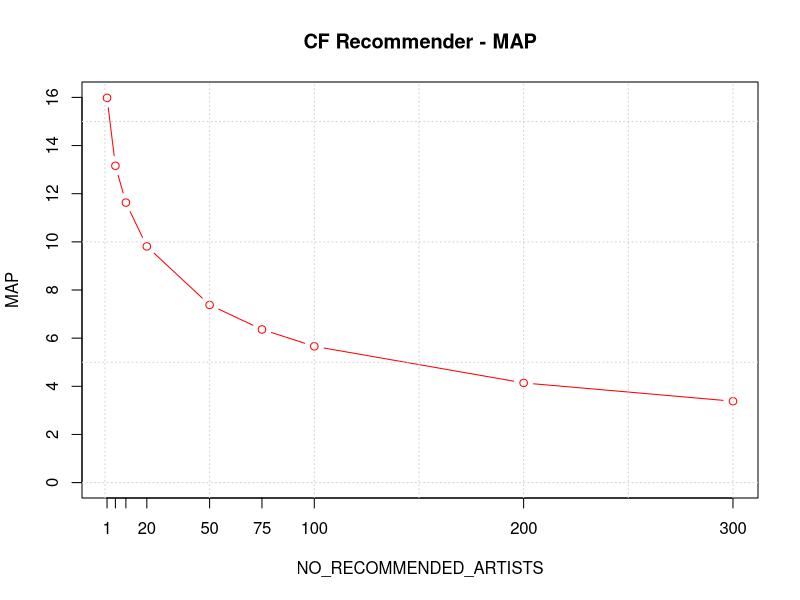
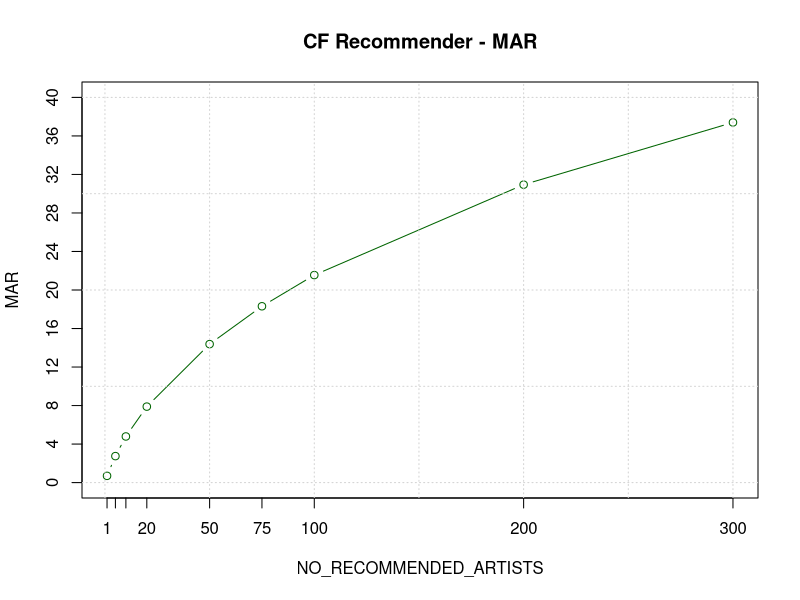
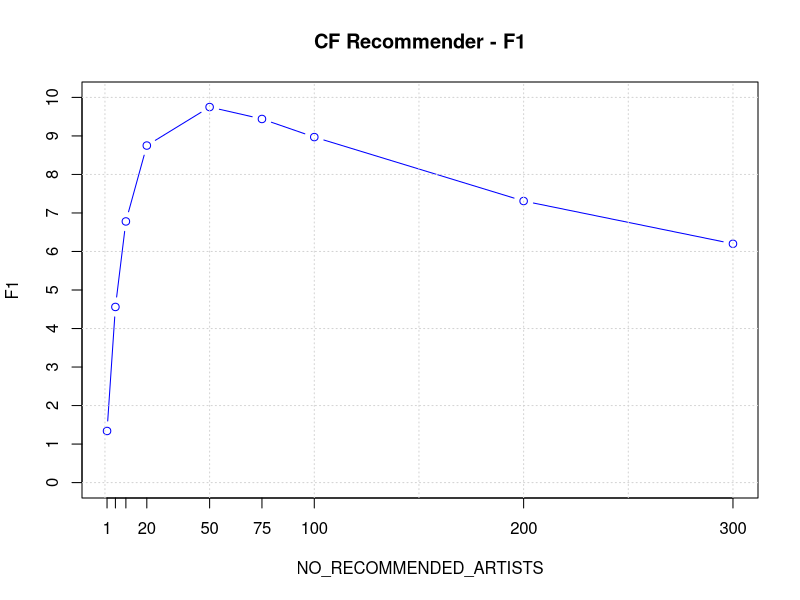
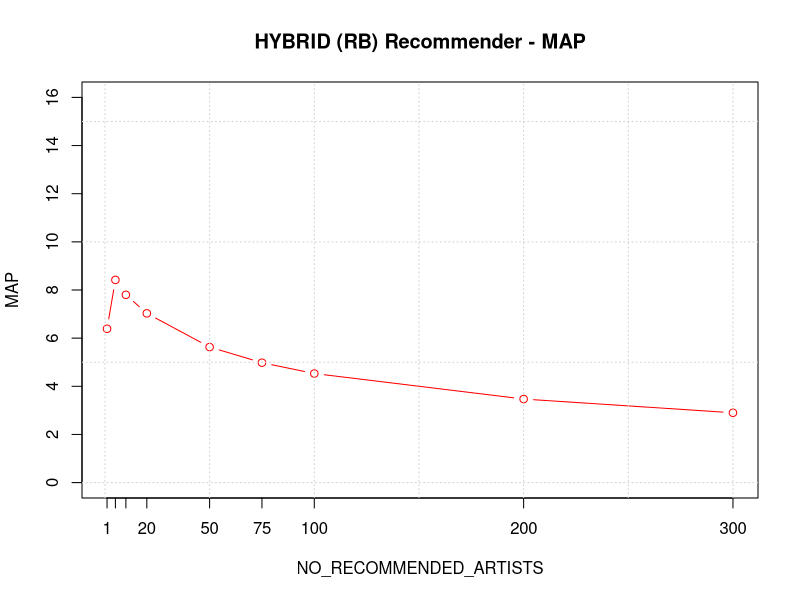
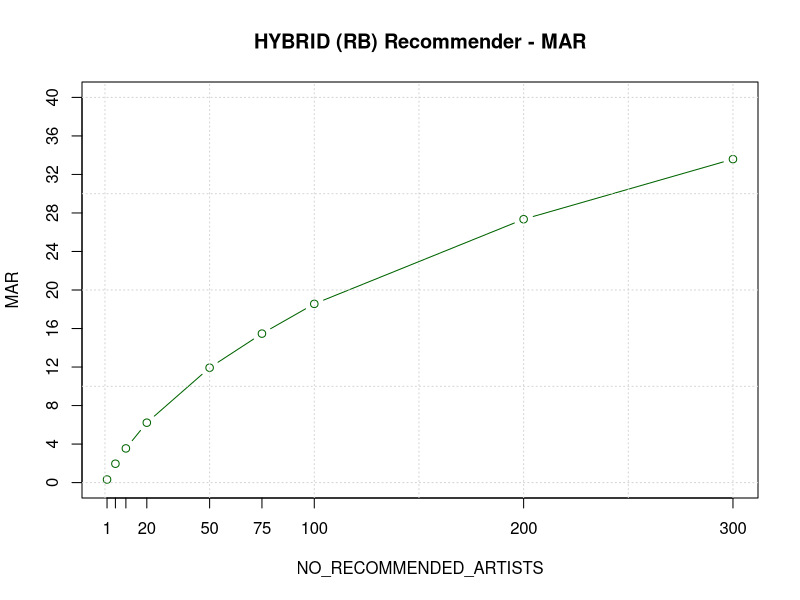
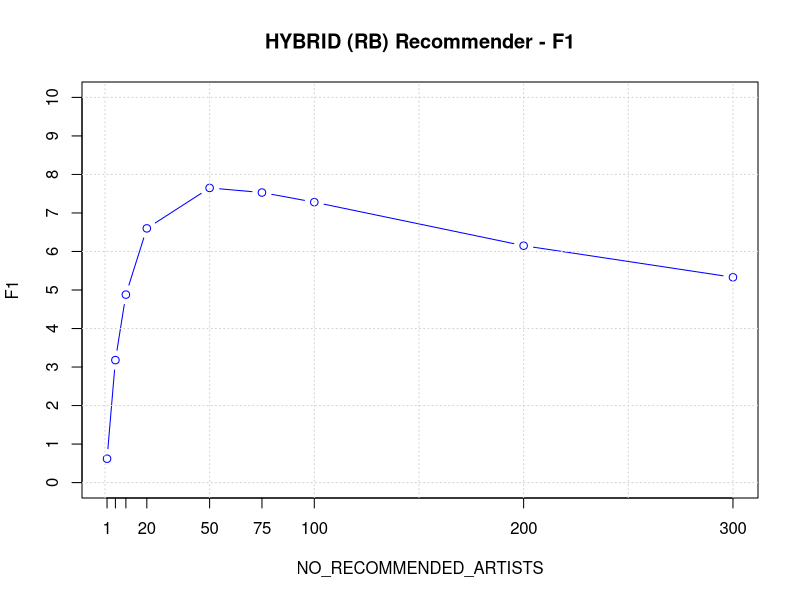
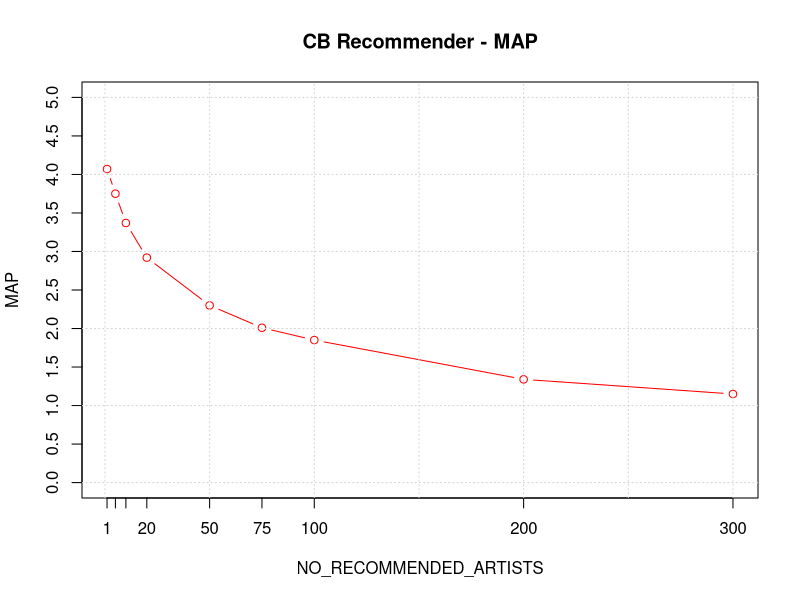
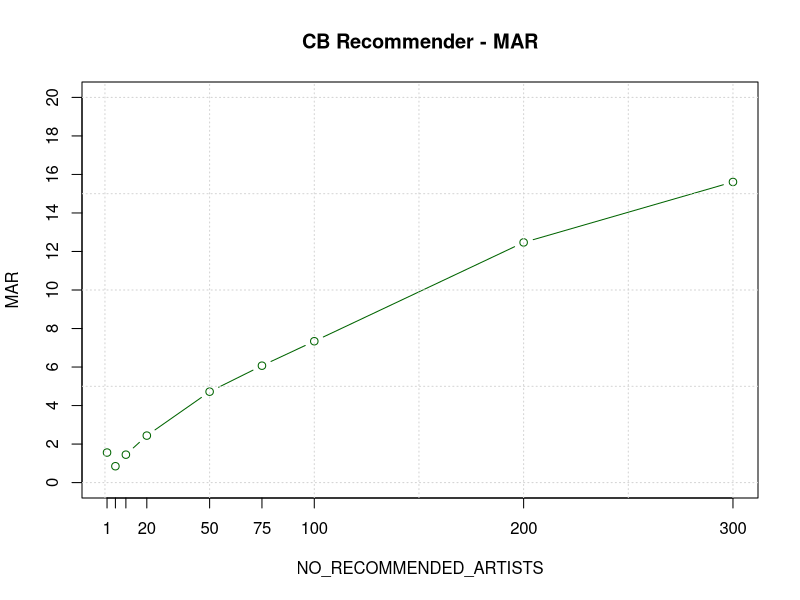

Source code (R) for these figures, in order:

# CF Recommender  (updated: 11.11.2016)

no_recommendations <- c(1, 5, 10, 20, 50, 75, 100, 200, 300)
cf_MAP <- c(15.98, 13.16, 11.63, 9.81, 7.38, 6.36, 5.66, 4.14, 3.38)
cf_MAR <- c(0.70, 2.75, 4.79, 7.89, 14.38, 18.31, 21.55, 30.94, 37.40)
cf_F1 <- c(1.34, 4.56, 6.78, 8.75, 9.75, 9.44, 8.97, 7.31, 6.20)

# CF - MAP
plot(no_recommendations, cf_MAP, type="b", xaxt="n", yaxt="n", xlab="NO_RECOMMENDED_ARTISTS", ylab="MAP", col="red", ylim=c(0,16), main="CF Recommender - MAP")
axis(1, at=no_recommendations, labels=no_recommendations)
axis(2, at=seq(0,16,by=2.0))
grid()
#text(no_recommendations+20, cf_MAP, cf_MAP) # doesnt look good because of: out of bounds problems

# CF - MAR
plot(no_recommendations, cf_MAR, type="b", xaxt="n", yaxt="n", xlab="NO_RECOMMENDED_ARTISTS", ylab="MAR", col="darkgreen", ylim=c(0,40), main="CF Recommender - MAR")
axis(1, at=no_recommendations, labels=no_recommendations)
axis(2, at=seq(0,40,by=4.0))
grid()

# CF - F1
plot(no_recommendations, cf_F1, type="b", xaxt="n", yaxt="n", xlab="NO_RECOMMENDED_ARTISTS", ylab="F1", col="blue", ylim=c(0,10), main="CF Recommender - F1")
axis(1, at=no_recommendations, labels=no_recommendations)
axis(2, at=seq(0,10,by=1.0))
grid()

################################## START HYBRID (RANK BASED) ##################################

no_recommendations <- c(1, 5, 10, 20, 50, 75, 100, 200, 300)
hrb_MAP <- c(6.39, 8.42, 7.8, 7.03, 5.63, 4.98, 4.53, 3.47, 2.9)
hrb_MAR <- c(0.32, 1.96, 3.55, 6.22, 11.93, 15.47, 18.56, 27.35, 33.59)
hrb_F1 <- c(0.62, 3.18, 4.88, 6.6, 7.65, 7.53, 7.28, 6.15, 5.33)

# HYBRID (RB) - MAP
plot(no_recommendations, hrb_MAP, type="b", xaxt="n", yaxt="n", xlab="NO_RECOMMENDED_ARTISTS", ylab="MAP", col="red", ylim=c(0,16), main="HYBRID (RB) Recommender - MAP")
axis(1, at=no_recommendations, labels=no_recommendations)
axis(2, at=seq(0,16,by=2.0))
grid()

# HYBRID (RB) - MAR
plot(no_recommendations, hrb_MAR, type="b", xaxt="n", yaxt="n", xlab="NO_RECOMMENDED_ARTISTS", ylab="MAR", col="darkgreen", ylim=c(0,40), main="HYBRID (RB) Recommender - MAR")
axis(1, at=no_recommendations, labels=no_recommendations)
axis(2, at=seq(0,40,by=4.0))
grid()

# HYBRID (RB) - F1
plot(no_recommendations, hrb_F1, type="b", xaxt="n", yaxt="n", xlab="NO_RECOMMENDED_ARTISTS", ylab="F1", col="blue", ylim=c(0,10), main="HYBRID (RB) Recommender - F1")
axis(1, at=no_recommendations, labels=no_recommendations)
axis(2, at=seq(0,10,by=1.0))
grid()

################################## END HYBRID (RANK BASED) ##################################


# CB Recommender (updated: 11.11.2016)

no_recommendations <- c(1, 5, 10, 20, 50, 75, 100, 200, 300)
cb_MAP <- c(4.07, 3.75, 3.37, 2.92, 2.30, 2.01, 1.85, 1.34, 1.15)
cb_MAR <- c(1.56, 0.85, 1.45, 2.44, 4.72, 6.07, 7.34, 12.47, 15.61)
cb_F1 <- c(2.26, 1.39, 2.02, 2.66, 3.09, 3.02, 2.95, 2.42, 2.15)

# CB - MAP
plot(no_recommendations, cb_MAP, type="b", xaxt="n", yaxt="n", xlab="NO_RECOMMENDED_ARTISTS", ylab="MAP", col="red", ylim=c(0,5), main="CB Recommender - MAP")
axis(1, at=no_recommendations, labels=no_recommendations)
axis(2, at=seq(0,5,by=0.5))
grid()
#text(no_recommendations+20, cf_MAP, cf_MAP) # doesnt look good because of: out of bounds problems

# CB - MAR
plot(no_recommendations, cb_MAR, type="b", xaxt="n", yaxt="n", xlab="NO_RECOMMENDED_ARTISTS", ylab="MAR", col="darkgreen", ylim=c(0,20), main="CB Recommender - MAR")
axis(1, at=no_recommendations, labels=no_recommendations)
axis(2, at=seq(0,20,by=2.0))
grid()

# CB - F1
plot(no_recommendations, cb_F1, type="b", xaxt="n", yaxt="n", xlab="NO_RECOMMENDED_ARTISTS", ylab="F1", col="blue", ylim=c(0,4), main="CB Recommender - F1")
axis(1, at=no_recommendations, labels=no_recommendations)
axis(2, at=seq(0,4,by=0.5))
grid()





# Random Baseline (Ours, user picking)
rb_n_artists <- c(1, 5, 10, 20, 50, 75, 100, 200, 300)
rb_MAP <- c(0.96, 1.01, 0.98, 0.95, 0.99, 1.02, 1.00, 0.96, 0.92)
rb_MAR <- c(0.04, 0.18, 0.33, 0.7, 1.73, 2.73, 3.51, 6.57, 9.40)
rb_F1 <- c(0.07, 0.3, 0.5, 0.81, 1.26, 1.48, 1.56, 1.68, 1.67)

plot(rb_n_artists, rb_MAP, type="b", xaxt="n", yaxt="n", xlab="number of artists predicted", ylab="[%]", col="red", ylim=c(0,10), main="Random Baseline (random user picking)")
par(new=TRUE)
plot(rb_n_artists, rb_MAR, type="b", xaxt="n", yaxt="n", xlab="", ylab="", col="blue", ylim=c(0,10))
par(new=TRUE)
plot(rb_n_artists, rb_F1, type="b", xaxt="n", yaxt="n", xlab="", ylab="", col="darkgreen", ylim=c(0,10))
axis(1, at=rb_n_artists, labels=rb_n_artists)
axis(2, at=seq(0,15,by=2.5))
grid()
legend(2, 9, c("MAP", "MAR", "F1 Score"), lty=c(1,1), lwd=2, col=c("red", "blue", "darkgreen"))
par(new=FALSE)

# Random Baseline (his, completely random)

rb2_n_artists <- c(1, 5, 10, 20, 50, 75, 100, 200, 300)
rb2_MAP <- c(0.36, 0.36, 0.35, 0.35, 0.37, 0.37, 0.37, 0.32, 0.32)
rb2_MAR <- c(0.01, 0.06, 0.5, 0.2, 0.11, 0.78, 1.03, 1.99, 3.03)
rb2_F1 <- c(0.02, 0.1, 0.41, 0.26, 0.16, 0.5, 0.54, 0.55, 0.58)

plot(rb2_n_artists, rb2_MAP, type="b", xaxt="n", yaxt="n", xlab="number of artists predicted", ylab="[%]", col="red", ylim=c(0,3.5), main="Random Baseline")
par(new=TRUE)
plot(rb2_n_artists, rb2_MAR, type="b", xaxt="n", yaxt="n", xlab="", ylab="", col="blue", ylim=c(0,3.5))
par(new=TRUE)
plot(rb2_n_artists, rb2_F1, type="b", xaxt="n", yaxt="n", xlab="", ylab="", col="darkgreen", ylim=c(0,3.5))
axis(1, at=rb2_n_artists, labels=rb2_n_artists)
axis(2, at=seq(0,3.5,by=0.25))
grid()
legend(20, 3, c("MAP", "MAR", "F1 Score"), lty=c(1,1), lwd=2, col=c("red", "blue", "darkgreen"))
par(new=FALSE)


# Compare results: MAP/MAR
plot(cf_MAR, cf_MAP, type="l", xaxt="n", yaxt="n", xlab="MAR [%]", ylab="MAP [%]", col="red", ylim=c(0,16), xlim=c(0,40), main="Comparison of different Recommender Systems")
points(cf_MAR, cf_MAP, pch=20, col="red")
par(new=TRUE)
plot(rb_MAR, rb_MAP, type="l", xaxt="n", yaxt="n", xlab="", ylab="", col="blue", ylim=c(0,16), xlim=c(0,40))
points(rb_MAR, rb_MAP, pch=20, col="blue")
par(new=TRUE)
plot(rb2_MAR, rb2_MAP, type="l", xaxt="n", yaxt="n", xlab="", ylab="", col="darkgreen", ylim=c(0,16), xlim=c(0,40))
points(rb2_MAR, rb2_MAP, pch=20, col="darkgreen")
par(new=TRUE)
plot(hrb_MAR, hrb_MAP, type="l", xaxt="n", yaxt="n", xlab="", ylab="", col="orange", ylim=c(0,16), xlim=c(0,40))
points(hrb_MAR, hrb_MAP, pch=20, col="orange")
par(new=TRUE)
plot(sort(cb_MAR), cb_MAP[order(cb_MAR)], type="l", xaxt="n", yaxt="n", xlab="", ylab="", col="magenta", ylim=c(0,16), xlim=c(0,40))
points(sort(cb_MAR), cb_MAP[order(cb_MAR)], pch=20, col="magenta")
axis(1, at=seq(0,40, by=5))
axis(2, at=seq(0, 16, by=1))
grid()
legend(15, 15, c("Collaborative Filtering", "Hybrid (CF-CB, rank-based)", "Content Based", "Random Baseline (user picking)", "Random Baseline"), lty=c(1,1), lwd=2, col=c("red", "orange", "magenta", "blue", "darkgreen"))
par(new=FALSE)

# Compare results: F1/number of recommendations
plot(no_recommendations, seq(0, 15, length.out=(length(no_recommendations))), type="n", xlab="Number of Recommendations", ylab="F1 Score", main="Comparison of different Recommender Systems")
lines(no_recommendations, rb_F1, col="blue")
lines(no_recommendations, rb2_F1, col="darkgreen")
lines(no_recommendations, cf_F1, col="red")
lines(no_recommendations, cb_F1, col="orange")
lines(no_recommendations, hrb_F1, col="magenta")
lines(c(50, 50), c(0,15), col="black", lty="dashed")
text(65, 14.5, "peak")
grid()
legend(140, 15.2, c("Collaborative Filtering", "Hybrid (CF-CB, rank-based)", "Content Based", "Random Baseline (user picking)", "Random Baseline"), lty=c(1,1), lwd=2, col=c("red", "magenta", "orange", "blue", "darkgreen"))
par(new=FALSE)


#  For presentation
# Random Baseline vs Random baseline with user picking
plot(rb_MAR, rb_MAP, type="l", xaxt="n", yaxt="n", xlab="MAR [%]", ylab="MAP [%]", col="blue", ylim=c(0,1.2), xlim=c(0,10))
points(rb_MAR, rb_MAP, pch=20, col="blue")
par(new=TRUE)
plot(sort(rb2_MAR), rb2_MAP[order(rb2_MAR)], type="l", xaxt="n", yaxt="n", xlab="", ylab="", col="darkgreen", ylim=c(0,1.2), xlim=c(0,10))
points(sort(rb2_MAR), rb2_MAP[order(rb2_MAR)], pch=20, col="darkgreen")
axis(1, at=seq(0,10, by=1))
axis(2, at=seq(0,1.2, by=0.2))
grid()
legend(5, 0.8, c("Random Baseline (user picking)", "Random Baseline"), lty=c(1,1), lwd=2, col=c("blue", "darkgreen"))
